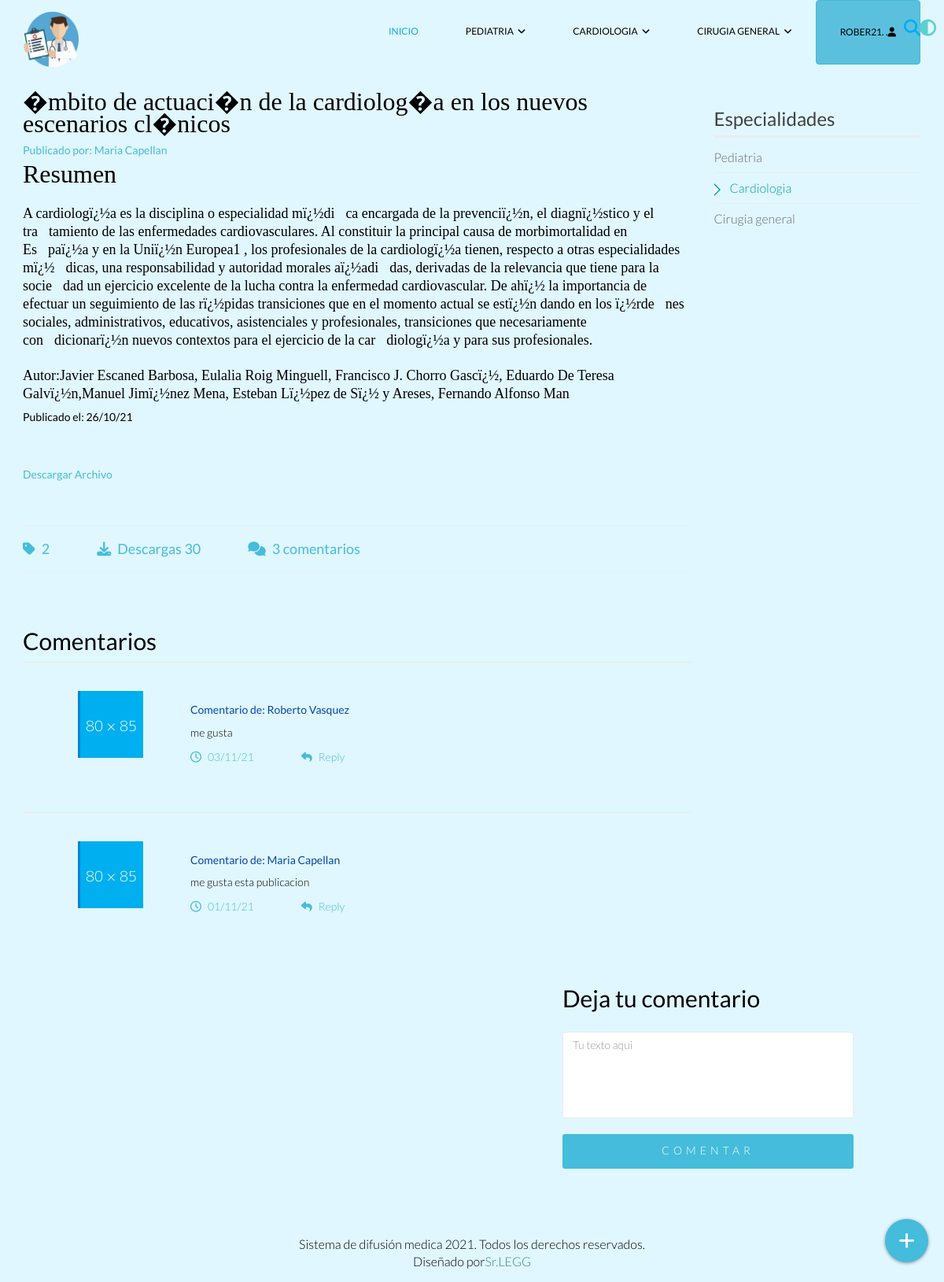
Screenshot of /memoriac.php?id=2 (signed in) with the database file from the repository.
### tables this page shows
CREATE TABLE `publicacion` (
  `id_public` int(20) NOT NULL,
  `id_medico_pu` int(20) DEFAULT NULL,
  `titulo_public` varchar(100) DEFAULT NULL,
  `autor_pu` varchar(180) DEFAULT NULL,
  `text_public` varchar(2000) DEFAULT NULL,
  `referencia_pu` varchar(680) DEFAULT NULL,
  `link_imagen` varchar(150) DEFAULT NULL,
  `link_video` varchar(150) DEFAULT NULL,
  `link_audio` varchar(150) DEFAULT NULL,
  `link_archivo` varchar(150) DEFAULT NULL,
  `fecha_public` date DEFAULT NULL,
  `categoria_public` int(20) DEFAULT NULL,
  `tipo_archivo` varchar(30) DEFAULT NULL,
  `me_gusta_pu` int(11) DEFAULT NULL,
  `estado` varchar(1) DEFAULT NULL
);

CREATE TABLE `medico` (
  `id_medico` int(20) NOT NULL,
  `nombre_medico` varchar(80) DEFAULT NULL,
  `apellido_medico` varchar(150) DEFAULT NULL,
  `user_medico` varchar(250) DEFAULT NULL,
  `codigo_medico` varchar(160) DEFAULT NULL,
  `especialidadm` int(20) DEFAULT NULL,
  `provincia_me` varchar(150) DEFAULT NULL,
  `idRol` int(20) DEFAULT NULL,
  `contrasena_me` varchar(280) DEFAULT NULL,
  `estado` varchar(1) DEFAULT NULL
);

CREATE TABLE `comentario` (
  `id_comen` int(20) NOT NULL,
  `id_public_com` int(20) DEFAULT NULL,
  `id_medico_com` int(20) DEFAULT NULL,
  `text_comen` varchar(1800) DEFAULT NULL,
  `fecha_comen` date DEFAULT NULL,
  `estado` varchar(1) DEFAULT NULL
);

### memoriac.php (the view, shortened to what this page needs)
<?php
function mostrar($str)
{
    $codi = mb_detect_encoding($str, "ISO-8859-1,UTF-8");
    $str = iconv($codi, 'ISO-8859-1', $str);
    echo $str;
}
$id=$_GET['id'];
?>
<!DOCTYPE html>
<html lang="es">
<head>
    <link href="css/bootstrap.min.css" rel="stylesheet">
    <link href="css/font-awesome.min.css" rel="stylesheet">
    <link href="css/lightbox.css" rel="stylesheet">
    <link href="css/animate.min.css" rel="stylesheet">
    <link href="css/main.css" rel="stylesheet">
    <link href="css/responsive.css" rel="stylesheet">
    <link href="css/dark.css" rel="stylesheet">
    <link rel="stylesheet" href="css/boton.css">
</head>
<body>
    <header id="header">
        <div class="dark1">
            <div class="navbar navbar-inverse" role="banner">
                <div class="container">
                    <div class="navbar-header">
                        <a class="navbar-brand" href="index.php">
                            <img src="images/logo.png" alt="logo" width="70" height="70">
                        </a>
                    </div>
                    <div class="collapse navbar-collapse">
                        <ul class="nav navbar-nav navbar-right">
                            <li class="active"><a href="index.php">Inicio</a></li>
                            <li class="dropdown"><a href="#">Pediatria<i class="fa fa-angle-down"></i></a>
                            </li>
                            <li class="dropdown"><a href="Cardiologia.php">Cardiologia<i class="fa fa-angle-down"></i></a>
                            </li>
                            <li class="dropdown"><a href="cirugia_general.php">Cirugia general<i class="fa fa-angle-down"></i></a>
                            </li>
                            <li>
                                <a href="portfolio.html" class="btn btn-info"><?php  echo $_SESSION["s_medico"];?>. .<i
                                        class="fa fa-user"></i></a>
                            </li>
                        </ul>
                    </div>
                </div>
                <div class="search">
                    <form role="form">
                        <i class="fa fa-search"></i>
                    </form>
                    <div class="social-icons search">
                        <div class="oscuro">
                            <div class="modo" id="modo">
                                <i class="fa fa-adjust" aria-hidden="true"></i>
                            </div>
                        </div>
                    </div>
                </div>
            </div>
        </div>
    </header>
    <section id="blog-details" class="padding-top">
        <div class="container">
            <div class="row">
                <div class="col-md-9 col-sm-7">
                    <div class="row">
                        <div class="col-md-12 col-sm-12">
                            <div class="single-blog blog-details two-column">
                                <div class="post-thumb">
                                    <?php
                    include 'php/conexion.php';
                    $public = "SELECT publicacion.titulo_public,publicacion.autor_pu,publicacion.text_public,publicacion.link_imagen,publicacion.link_video,
                    publicacion.link_audio,publicacion.link_archivo,DATE_FORMAT(publicacion.fecha_public,'%d/%m/%y') AS fecha,publicacion.categoria_public,publicacion.me_gusta_pu,
                    medico.nombre_medico,medico.apellido_medico FROM publicacion,medico WHERE publicacion.id_public=$id AND publicacion.id_medico_pu=medico.id_medico";
                    $public2 = $mysqli->query($public);
                    for ($i = 1; $i <= 1; $i++) {
                        $res = mysqli_fetch_array($public2);
                        $video = $res['link_video'];
                        $audio = $res['link_audio'];
                        $fecha = $res['fecha'];
                        $archivo = $res['link_archivo'];
                        $nombre = $res['nombre_medico'];
                        $apellido = $res['apellido_medico'];
                    ?>
                                    <div class="wow fadeInDown">
                                        <div class="row">
                                            <div class="col-md-12 col-sm-12">
                                                <div class="single-blog two-column">
                                                    <div class="post-content overflow">
                                                    <font face="times new toman" size=6><?php mostrar($res['titulo_public']); ?></font>
                                                        <?php echo '<h3 class="post-author"><a href="#">Publicado por: ' . $nombre . " " . $apellido . '</a></h3>' ?>
                                                        <font face="times new toman" size=6>Resumen</font>
                                                        <br>
                                                        <br>
                                                        <font face="times new toman" size=4><?php mostrar($res['text_public']); ?></font>
                                                        <br>
                                                        <br>
                                                        <font face="times new toman" size=4>Autor:<?php echo $res['autor_pu'];?></font>
                                                        <?php echo ("<h5>Publicado el: $fecha </h5>"); ?>
                                                        <br>
                                                        <br>
                                                        <?php
                                                            if ($archivo != '') {
                                                                echo ('<h4 class="post-author"><a href="php/' . $archivo . '"download="sistema-difucion-medica">Descargar Archivo</a></h4>');
                                                            }elseif ($video !=''){
                                                            echo ('<h4 class="post-author"><a href="php/' . $video . '"download="sistema-difucion-medica">Descargar Archivo</a></h4>');
                                                            }elseif ($audio !=''){
                                                            echo ('<h4 class="post-author"><a href="php/' . $audio . '"download="sistema-difucion-medica">Descargar Archivo</a></h4>');
                                                            }?>
                                                        <div class="post-bottom overflow">
                                                            <ul class="nav navbar-nav post-nav">
                                                                <li>
                                                                    <h4><a href="#"><i
                                                                                class="fa fa-tag"></i><?php mostrar($res['categoria_public']); ?></a>
                                                                    </h4>
                                                                </li>
                                                                <li>
                                                                    <h4><a href="#"><i
                                                                                class="fa fa-download"></i>Descargas
                                                                            <?php mostrar($res['me_gusta_pu']); ?></a>
                                                                    </h4>
                                                                </li>
                                                                <li>
                                                                    <h4><a href="#"><i class="fa fa-comments"></i>3
                                                                            comentarios</a></h4>
                                                                </li>
                                                            </ul>
                                                        </div>
                                                    </div>
                                                </div>
                                            </div>
                                        </div>
                                    </div>
                                    <?php
                    }
                    ?>
                                    <h2 class="bold">Comentarios</h2>
                                    <?php
                                    include 'php/conexion.php';
                                    $comen ="SELECT comentario.text_comen,DATE_FORMAT(comentario.fecha_comen,'%d/%m/%y') AS fecha2,medico.nombre_medico,medico.apellido_medico FROM medico,publicacion,comentario WHERE comentario.id_public_com=publicacion.id_public
                                    AND comentario.id_medico_com=medico.id_medico  AND comentario.id_public_com=$id ORDER BY fecha2 DESC";
                                    $comen2 = $mysqli->query($comen);
                                    while ($resco = mysqli_fetch_array($comen2)) {
                                        $nombre2 = $resco['nombre_medico'];
                                        $apellido2 = $resco['apellido_medico'];
                                        $fecha2 =$resco['fecha2'];
                                    ?>
                                    <div class="response-area">
                                        <ul class="media-list">
                                            <li class="media">
                                                <div class="post-comment">
                                                    <a class="pull-left" href="#">
                                                        <img class="media-object" src="images/blogdetails/2.png" alt="">
                                                    </a>
                                                    <div class="media-body">
                                                        <?php echo '<h5 class="post-author"><a href="#">Comentario de: ' . $nombre2 . " " . $apellido2 . '</a></h5>' ?>
                                                        <p><?php mostrar($resco['text_comen']);?></p>
                                                        <ul class="nav navbar-nav post-nav">
                                                            <li><a href="#"><i class="fa fa-clock-o"></i><?php echo("<spam>$fecha2</spam>");?></a></li>
                                                            <li><a href="#"><i class="fa fa-reply"></i>Reply</a></li>
                                                        </ul>
                                                    </div>
                                                </div>
                                            </li>
                                        </ul>
                                    </div>
                                    <?php
                                        }
                                        ?>
                    <div class="con">
                    <?php include_once "./php/boton_medico.php"; ?>
                    </div>
                                </div>
                            </div>
                        </div>
                    </div>
                </div>
                <div class="col-md-3 col-sm-5">
                    <div class="sidebar blog-sidebar">
                        <div class="sidebar-item categories">
                            <h3>Especialidades</h3>
                            <ul class="nav navbar-stacked">
                                <li><a href="#">Pediatria</a></li>
                                <li class="active"><a href="#">Cardiologia</a></li>
                                <li><a href="#">Cirugia general</a></li>
                            </ul>
                        </div>
                    </div>
                </div>
            </div>
        </div>
    </section>
    <div class="  col-lg-4 col-lg-offset-7">
                    <div class="contact-form bottom">
                        <h2>Deja tu comentario</h2>
                        <form <?php echo "action='php/comentariop.php?id2=".$id."&accion=INS'  method='post'"; ?> >
                            <div class="form-group">
                                <textarea name="comentario" id="message" required="required" class="form-control" rows="8" placeholder="Tu texto aqui"></textarea>
                            </div>
                            <div class="form-group">
                                <input type="submit" name="submit" class="btn btn-submit" value="Comentar">
                            </div>
                        </form>
                    </div>
                </div>
    <footer>
        <div class="container">
            <div class="row">
                <div class="col-sm-12 text-center bottom-separator">
                    <div class="col-sm-12">
                        <div class=" copyright-text text-center ">
                            <p> Sistema de difusión medica 2021. Todos los derechos reservados.</p>
                            <p>Diseñado por<a target="_blank" href="http://luis-enrique.com">Sr.LEGG</a></p>
                        </div>
                    </div>
                </div>
            </div>
    </footer>
</body>
</html>

### rows the page displays
publicacion: titulo_public "�mbito de actuaci�n de la cardiolog�a en los nuevos escenarios cl�nicos A cardiologï¿½a es la disciplina o especialidad mï¿½di\u0002ca encargada de la prevenciï¿½n, el diagnï¿½stico y el tra\u0002tamiento de las enfermedades cardiovasculares. Al constituir la principal causa de morbimortalidad en Es\u0002paï¿½a y en la Uniï¿½n Europea1 , los profesionales de la cardiologï¿½a tienen, respecto a otras especialidades mï¿½\u0002dicas, una responsabilidad y autoridad morales aï¿½adi\u0002das, derivadas de la relevancia que tiene para la socie\u0002dad un ejercicio excelente de la lucha contra la enfermedad cardiovascular. De ahï¿½ la importancia de efectuar un seguimiento de las rï¿½pidas transiciones que en el momento…", id_medico_pu.nombre_medico "Maria", id_medico_pu.apellido_medico "Capellan", autor_pu "Javier Escaned Barbosa, Eulalia Roig Minguell, Francisco J. Chorro Gascï¿½, Eduardo De Teresa Galvï¿½n,Manuel Jimï¿½nez Mena, Esteban Lï¿½pez de Sï¿½ y Areses, Fernando Alfonso Man", fecha "26/10/21"
medico: nombre_medico "Roberto", apellido_medico "Vasquez", comentario.text_comen "me gusta", fecha2 "03/11/21"
medico: nombre_medico "Maria", apellido_medico "Capellan", comentario.text_comen "me gusta esta publicacion", fecha2 "01/11/21"

### other values shown
$_SESSION["s_medico"] "ROBER21"
